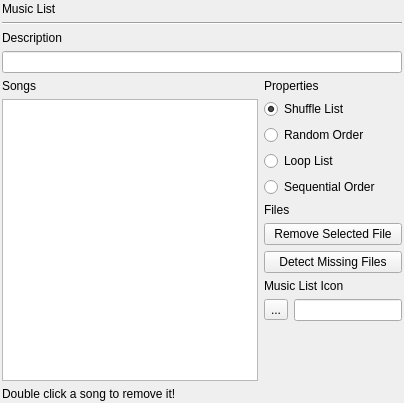
       <widget class="QWidget" name="page_musicList">
        <layout class="QVBoxLayout" name="verticalLayout_11">
         <property name="leftMargin">
          <number>2</number>
         </property>
         <property name="topMargin">
          <number>2</number>
         </property>
         <property name="rightMargin">
          <number>2</number>
         </property>
         <property name="bottomMargin">
          <number>2</number>
         </property>
         <item>
          <widget class="QLabel" name="label_7">
           <property name="sizePolicy">
            <sizepolicy hsizetype="Fixed" vsizetype="Maximum">
             <horstretch>0</horstretch>
             <verstretch>0</verstretch>
            </sizepolicy>
           </property>
           <property name="text">
            <string>Music List</string>
           </property>
          </widget>
         </item>
         <item>
          <widget class="Line" name="line_3">
           <property name="orientation">
            <enum>Qt::Horizontal</enum>
           </property>
          </widget>
         </item>
         <item>
          <widget class="QLabel" name="label_8">
           <property name="sizePolicy">
            <sizepolicy hsizetype="Fixed" vsizetype="Maximum">
             <horstretch>0</horstretch>
             <verstretch>0</verstretch>
            </sizepolicy>
           </property>
           <property name="text">
            <string>Description</string>
           </property>
          </widget>
         </item>
         <item>
          <widget class="QLineEdit" name="lineEdit_musicListDescription">
           <property name="sizePolicy">
            <sizepolicy hsizetype="Minimum" vsizetype="Maximum">
             <horstretch>0</horstretch>
             <verstretch>0</verstretch>
            </sizepolicy>
           </property>
          </widget>
         </item>
         <item>
          <layout class="QHBoxLayout" name="horizontalLayout_2">
           <item>
            <layout class="QVBoxLayout" name="verticalLayout_10">
             <item>
              <widget class="QLabel" name="label_9">
               <property name="text">
                <string>Songs</string>
               </property>
              </widget>
             </item>
             <item>
              <widget class="QListWidget" name="listWidget_musicList"/>
             </item>
            </layout>
           </item>
           <item>
            <layout class="QVBoxLayout" name="verticalLayout_9">
             <item>
              <widget class="QLabel" name="label_10">
               <property name="sizePolicy">
                <sizepolicy hsizetype="Preferred" vsizetype="Maximum">
                 <horstretch>0</horstretch>
                 <verstretch>0</verstretch>
                </sizepolicy>
               </property>
               <property name="text">
                <string>Properties</string>
               </property>
              </widget>
             </item>
             <item>
              <widget class="QRadioButton" name="radioButton_musicListShuffleList">
               <property name="toolTip">
                <string>Shuffle the list before playing it in sequential order, so every song is played once before it starts from the beginning.</string>
               </property>
               <property name="text">
                <string>Shuffle List</string>
               </property>
               <property name="checked">
                <bool>true</bool>
               </property>
              </widget>
             </item>
             <item>
              <widget class="QRadioButton" name="radioButton_musicListRandomOrder">
               <property name="toolTip">
                <string>Songs are played in random order.</string>
               </property>
               <property name="text">
                <string>Random Order</string>
               </property>
              </widget>
             </item>
             <item>
              <widget class="QRadioButton" name="radioButton_musicListLoopList">
               <property name="toolTip">
                <string>Songs are played in sequential order, starts from the beginning when end is reached.</string>
               </property>
               <property name="text">
                <string>Loop List</string>
               </property>
              </widget>
             </item>
             <item>
              <widget class="QRadioButton" name="radioButton_musicListSequential">
               <property name="toolTip">
                <string>Every song is played once in sequential order. Does NOT start from the beginning again.</string>
               </property>
               <property name="text">
                <string>Sequential Order</string>
               </property>
              </widget>
             </item>
             <item>
              <widget class="QLabel" name="label_20">
               <property name="text">
                <string>Files</string>
               </property>
              </widget>
             </item>
             <item>
              <widget class="QPushButton" name="pushButton_removeFileMusic">
               <property name="toolTip">
                <string>Remove the currently selected file from the list. (Can also be done by double clicking)</string>
               </property>
               <property name="text">
                <string>Remove Selected File</string>
               </property>
              </widget>
             </item>
             <item>
              <widget class="QPushButton" name="pushButton_detectMissingMusic">
               <property name="text">
                <string>Detect Missing Files</string>
               </property>
              </widget>
             </item>
             <item>
              <widget class="QLabel" name="label_23">
               <property name="text">
                <string>Music List Icon</string>
               </property>
              </widget>
             </item>
             <item>
              <layout class="QHBoxLayout" name="horizontalLayout_5">
               <item>
                <widget class="QToolButton" name="toolButton_musicIcon">
                 <property name="toolTip">
                  <string>Set Music Icon</string>
                 </property>
                 <property name="text">
                  <string>...</string>
                 </property>
                </widget>
               </item>
               <item>
                <widget class="QLineEdit" name="lineEdit_musicIcon">
                 <property name="sizePolicy">
                  <sizepolicy hsizetype="Minimum" vsizetype="Fixed">
                   <horstretch>0</horstretch>
                   <verstretch>0</verstretch>
                  </sizepolicy>
                 </property>
                 <property name="readOnly">
                  <bool>true</bool>
                 </property>
                </widget>
               </item>
              </layout>
             </item>
             <item>
              <widget class="QLabel" name="label_musicIcon">
               <property name="text">
                <string/>
               </property>
               <property name="alignment">
                <set>Qt::AlignCenter</set>
               </property>
              </widget>
             </item>
             <item>
              <spacer name="verticalSpacer">
               <property name="orientation">
                <enum>Qt::Vertical</enum>
               </property>
               <property name="sizeHint" stdset="0">
                <size>
                 <width>20</width>
                 <height>40</height>
                </size>
               </property>
              </spacer>
             </item>
            </layout>
           </item>
          </layout>
         </item>
         <item>
          <widget class="QLabel" name="label_21">
           <property name="text">
            <string>Double click a song to remove it!</string>
           </property>
          </widget>
         </item>
        </layout>
       </widget>
